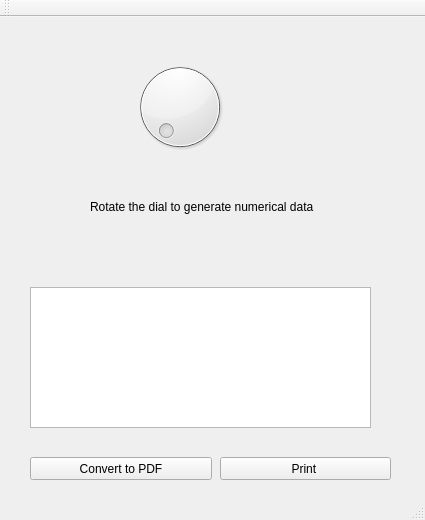
<?xml version="1.0" encoding="UTF-8"?>
<ui version="4.0">
 <class>MainWindow</class>
 <widget class="QMainWindow" name="MainWindow">
  <property name="geometry">
   <rect>
    <x>0</x>
    <y>0</y>
    <width>425</width>
    <height>520</height>
   </rect>
  </property>
  <property name="windowTitle">
   <string>MainWindow</string>
  </property>
  <widget class="QWidget" name="centralWidget">
   <widget class="QDial" name="dial">
    <property name="geometry">
     <rect>
      <x>130</x>
      <y>40</y>
      <width>100</width>
      <height>100</height>
     </rect>
    </property>
    <property name="maximumSize">
     <size>
      <width>300</width>
      <height>300</height>
     </size>
    </property>
   </widget>
   <widget class="QPushButton" name="pushButton">
    <property name="geometry">
     <rect>
      <x>30</x>
      <y>440</y>
      <width>182</width>
      <height>23</height>
     </rect>
    </property>
    <property name="text">
     <string>Convert to PDF</string>
    </property>
   </widget>
   <widget class="QTextEdit" name="textEdit">
    <property name="geometry">
     <rect>
      <x>30</x>
      <y>270</y>
      <width>341</width>
      <height>141</height>
     </rect>
    </property>
    <property name="lineWidth">
     <number>10</number>
    </property>
   </widget>
   <widget class="QPushButton" name="pushButton_3">
    <property name="geometry">
     <rect>
      <x>220</x>
      <y>440</y>
      <width>171</width>
      <height>23</height>
     </rect>
    </property>
    <property name="text">
     <string>Print </string>
    </property>
   </widget>
   <widget class="QLabel" name="label">
    <property name="geometry">
     <rect>
      <x>90</x>
      <y>180</y>
      <width>251</width>
      <height>20</height>
     </rect>
    </property>
    <property name="text">
     <string>Rotate the dial to generate numerical data</string>
    </property>
   </widget>
  </widget>
  <widget class="QMenuBar" name="menuBar">
   <property name="geometry">
    <rect>
     <x>0</x>
     <y>0</y>
     <width>425</width>
     <height>20</height>
    </rect>
   </property>
  </widget>
  <widget class="QToolBar" name="mainToolBar">
   <attribute name="toolBarArea">
    <enum>TopToolBarArea</enum>
   </attribute>
   <attribute name="toolBarBreak">
    <bool>false</bool>
   </attribute>
  </widget>
  <widget class="QStatusBar" name="statusBar"/>
 </widget>
 <layoutdefault spacing="6" margin="11"/>
 <resources/>
 <connections/>
</ui>
